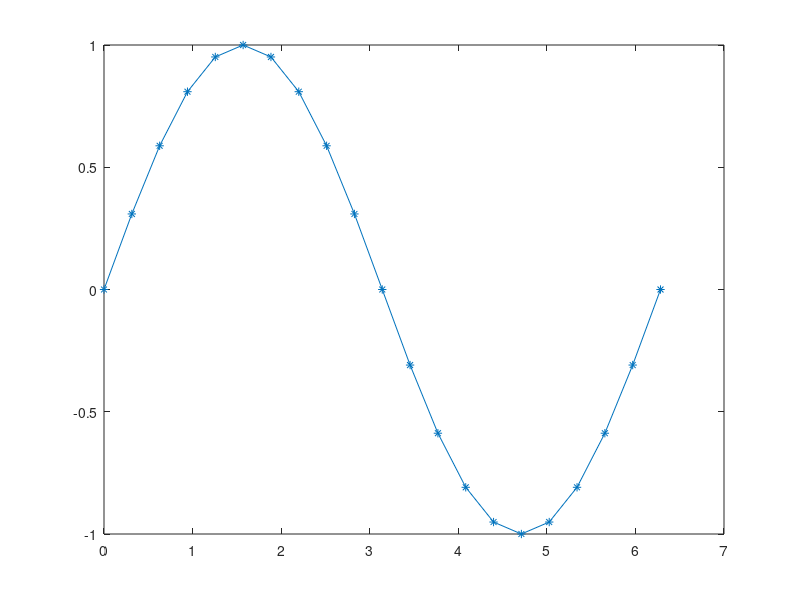

The MATLAB source for this figure:
clear all; close all; clc;

fid = fopen('file.txt', 'w')
for num_apple = 1 : 10
    fprintf(fid, 'I have %d apples\n', num_apple)
end
fclose(fid)

x = 0 : 0.1*pi : 2*pi
y = sin(x)
plot(x,y,'-*')
numData = length(x);
fid2 = fopen('file2.txt','w');
for ii = 1:numData
    fprintf(fid2,'x = %.4f y = %.4f\n',x(ii), y(ii))
end
fclose(fid2);